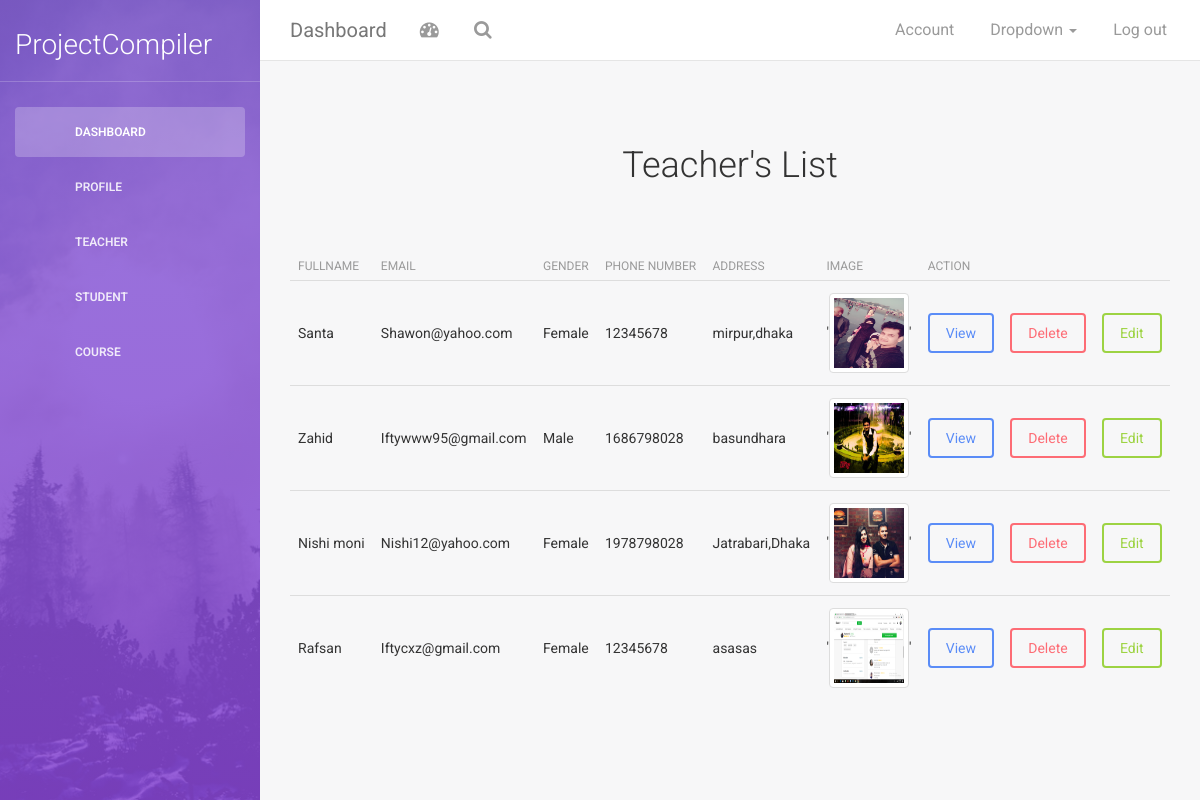
Page /admin/includes/view_teachers.php on the committed database.
### tables this page shows
CREATE TABLE `teachers` (
  `id` int(20) NOT NULL,
  `fullname` varchar(20) NOT NULL,
  `email` varchar(20) NOT NULL,
  `gender` text NOT NULL,
  `phone_number` int(11) NOT NULL,
  `address` varchar(30) NOT NULL,
  `image` varchar(255) NOT NULL,
  `password` varchar(255) NOT NULL
);

### admin/includes/view_teachers_handler.php (the view, shortened to what this page needs)
<?php
             $query = "SELECT * FROM teachers";
             $select_users = mysqli_query($conn,$query);
             while($row = mysqli_fetch_assoc($select_users)) {
                $id = $row['id'];
                $fullname             = $row['fullname'];
                $email            = $row['email'];
                $gender      = $row['gender'];
                $phone      = $row['phone_number'];
                $address      = $row['address'];
                echo "<tr>";
                echo "<td>$fullname  </td>";
                echo "<td>$email </td>";
                echo "<td>$gender</td>";
                echo "<td>$phone</td>";
                echo "<td>$address</td>";
                echo "<td>'<img class='img-thumbnail' style='width:80px; height:80px;' src='images/".$row['image']."' >' </td>" ;
                echo "<td><a href='profile_view.php?view=$id'><button type='button' class='btn btn-primary'>View</button></a></td>";
                echo "<td><a data-href='delete.php?link=$id' data-toggle='modal' data-target='#delete'><button  type='button' class='btn btn-ok btn-danger'  >Delete</button></a> </td>";
                echo "<td><a href='update.php?edit=$id & fullname=$fullname & email=$email & phone_number=$phone & address=$address & '> <button type='button' class='btn btn-success'>Edit</button></a> </td>";
                echo "</tr>";
            }
?>

### admin/includes/header.php (shortened to what this page needs)
<!doctype html>
<html lang="en">
<head>
    <link href="../assets/css/bootstrap.min.css" rel="stylesheet" />
    <link href="../assets/css/animate.min.css" rel="stylesheet"/>
    <link href="../assets/css/light-bootstrap-dashboard.css?v=1.4.0" rel="stylesheet"/>
    <link href="../assets/css/demo.css" rel="stylesheet" />
    <link href="http://maxcdn.bootstrapcdn.com/font-awesome/4.2.0/css/font-awesome.min.css" rel="stylesheet">
    <link href="../assets/css/pe-icon-7-stroke.css" rel="stylesheet" />
</head>
<body>
    <div class="wrapper">
        <div class="sidebar" data-color="purple" data-image="assets/img/sidebar-5.jpg">
    <div class="sidebar-wrapper">
        <div class="logo">
          <h3>ProjectCompiler</h3>
      </div>
      <ul class="nav">
        <li class="active">
            <a href="index.php">
                <i class="pe-7s-graph"></i>
                <p>Dashboard</p>
            </a>
        </li>
                <li class="dropdown" >
          <a href="#" class="dropdown-toggle" data-toggle="dropdown">
            <i class="pe-7s-user"></i>
            <p>  Profile </p>
        </a>
    </li>
        <li class="dropdown" >
          <a href="#" class="dropdown-toggle" data-toggle="dropdown">
            <i class="pe-7s-user"></i>
            <p>  Teacher </p>
        </a>
    </li>
    <li class="dropdown" >
      <a href="#" class="dropdown-toggle" data-toggle="dropdown">
        <i class="pe-7s-user"></i>
        <p>  Student </p>
    </a>
</li>
    <li class="dropdown" >
      <a href="#" class="dropdown-toggle" data-toggle="dropdown">
        <i class="pe-7s-user"></i>
        <p>  Course </p>
    </a>
</li>
</ul>
</div>
</div>
<div class="main-panel">
    <nav class="navbar navbar-default navbar-fixed">
        <div class="container-fluid">
            <div class="navbar-header">
                <a class="navbar-brand" href="#">Dashboard</a>
            </div>
            <div class="collapse navbar-collapse">
                <ul class="nav navbar-nav navbar-left">
                    <li>
                        <a href="#" class="dropdown-toggle" data-toggle="dropdown">
                            <i class="fa fa-dashboard"></i>
                        </a>
                    </li>
                    <li>
                     <a href="">
                        <i class="fa fa-search"></i>
                    </a>
                </li>
            </ul>
            <ul class="nav navbar-nav navbar-right">
                <li>
                 <a href="">
                     <p>Account</p>
                 </a>
             </li>
             <li class="dropdown">
              <a href="#" class="dropdown-toggle" data-toggle="dropdown">
                <p>
                  Dropdown
                  <b class="caret"></b>
              </p>
          </a>
    </li>
    <li>
        <a href="../logout.php">
            <p>Log out</p>
        </a>
    </li>
</ul>
</div>
</div>
</nav>

### admin/includes/view_teachers.php (shortened to what this page needs)
<?php
include "header.php";
?>
<div class="content">
    <div class="container-fluid">
        <div class="row">
            <div class="col-md-12">
             <div class="header text-center" style="padding:25px; margin-bottom: 20px;">
                 <h2>Teacher's List</h2>
             </div>
             <table class="table">
              <thead class="thead-light">
                <tr>
                  <th scope="col">Fullname</th>
                  <th scope="col">Email</th>
                  <th scope="col">Gender</th>
                  <th scope="col">Phone Number</th>
                  <th scope="col">Address</th>
                  <th scope="col">Image</th>
                  <th scope="col">Action</th>
              </tr>
          </thead>
          <tbody>
             <?php  include "view_teachers_handler.php";   ?>
</tbody>
</table>
</div>
</div>
</div>
</div>
</div>
</div>
<?php include "footer.php"; ?>

### admin/includes/footer.php (shortened to what this page needs)
</body>
</html>

### rows in the picture
teachers: fullname "Santa", email "Shawon@yahoo.com", gender "Female", phone_number "12345678", address "mirpur,dhaka", image (picture)
teachers: fullname "Zahid", email "Iftywww95@gmail.com", gender "Male", phone_number "1686798028", address "basundhara", image (picture)
teachers: fullname "Nishi moni", email "Nishi12@yahoo.com", gender "Female", phone_number "1978798028", address "Jatrabari,Dhaka", image (picture)
teachers: fullname "Rafsan", email "Iftycxz@gmail.com", gender "Female", phone_number "12345678", address "asasas", image (picture)
